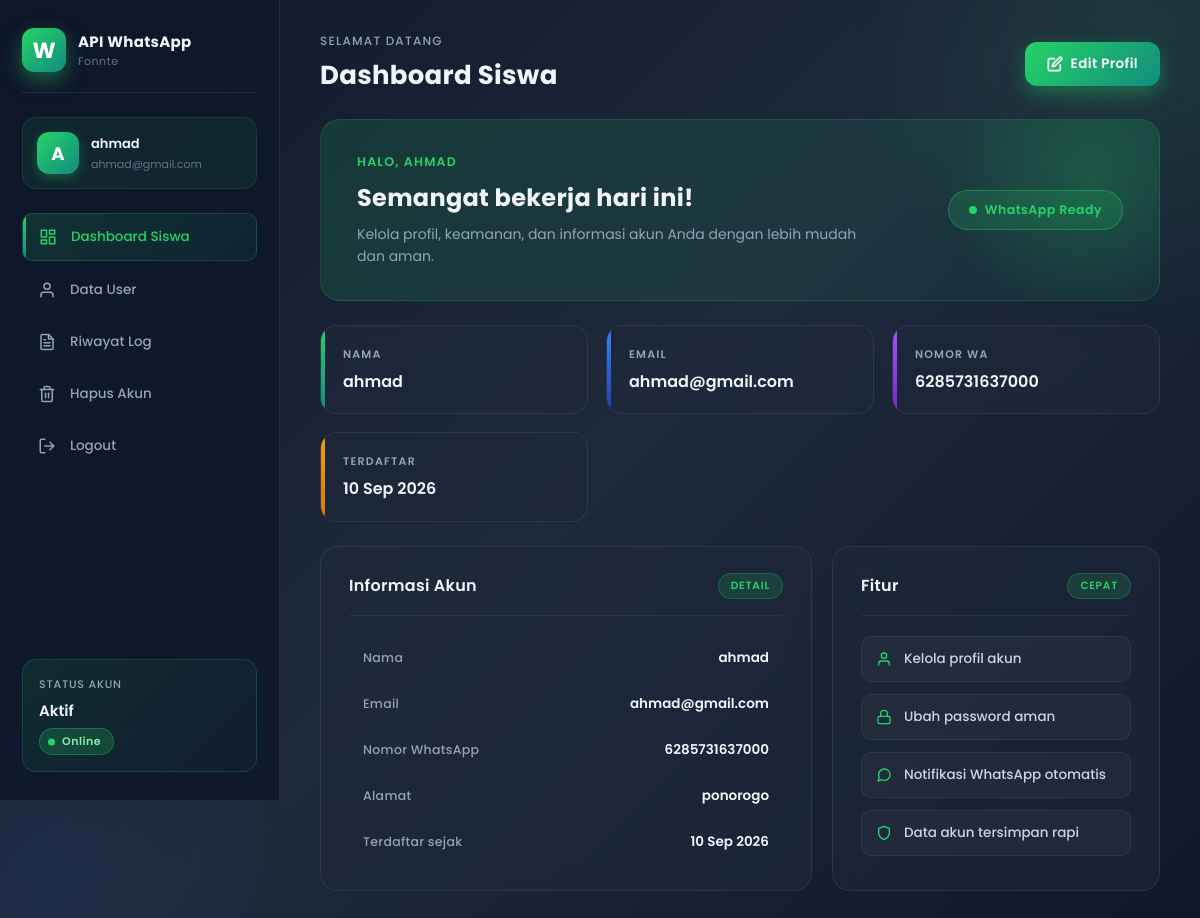
The page /fonnte3/user-dashboard.php (signed in) on the database its author committed.
### tables this page shows
CREATE TABLE `users` (
  `id` int(11) NOT NULL,
  `nama` varchar(100) NOT NULL,
  `email` varchar(150) NOT NULL,
  `no_hp` varchar(20) NOT NULL,
  `alamat` text NOT NULL,
  `password` varchar(255) NOT NULL,
  `created_at` timestamp NOT NULL DEFAULT current_timestamp()
);

### fonnte3/user-dashboard.php (the view, shortened to what this page needs)
<?php
require_once __DIR__ . '/config/database.php';
$stmt = $pdo->prepare('SELECT id, nama, email, no_hp, alamat, created_at FROM users WHERE id = :id');
$stmt->execute(['id' => $_SESSION['user_id']]);
$user = $stmt->fetch();
$created = date('d M Y', strtotime($user['created_at']));
?>
<!DOCTYPE html>
<html lang="id">
<head>
</head>
<body class="user-body">
<div class="user-shell">
  <aside class="sidebar">
    <div class="brand-wrap">
      <div class="brand-mark">W</div>
      <div>
        <div class="brand-title">API WhatsApp</div>
        <div class="brand-subtitle">Fonnte</div>
      </div>
    </div>
    <div class="profile-mini">
      <div class="avatar"><?= strtoupper(substr($user['nama'], 0, 1)) ?></div>
      <div>
        <strong><?= htmlspecialchars($user['nama']) ?></strong>
        <small><?= htmlspecialchars($user['email']) ?></small>
      </div>
    </div>
    <nav class="sidebar-nav">
      <a href="user-dashboard.php" class="active">
        <span>
          <svg viewBox="0 0 24 24" fill="none" stroke="currentColor" stroke-width="2" stroke-linecap="round" stroke-linejoin="round">
            <rect x="3" y="3" width="7" height="9"></rect>
            <rect x="14" y="3" width="7" height="5"></rect>
            <rect x="14" y="12" width="7" height="9"></rect>
            <rect x="3" y="16" width="7" height="5"></rect>
          </svg>
        </span>
        Dashboard Siswa
      </a>
      <a href="user-data.php">
        <span>
          <svg viewBox="0 0 24 24" fill="none" stroke="currentColor" stroke-width="2" stroke-linecap="round" stroke-linejoin="round">
            <path d="M20 21v-2a4 4 0 0 0-4-4H8a4 4 0 0 0-4 4v2"></path>
            <circle cx="12" cy="7" r="4"></circle>
          </svg>
        </span>
        Data User
      </a>
      <a href="user-log.php">
        <span>
        </span>
        Riwayat Log
      </a>
      <a href="user-delete-account.php">
        <span>
        </span>
        Hapus Akun
      </a>
      <a href="user-logout.php">
        <span>
          <svg viewBox="0 0 24 24" fill="none" stroke="currentColor" stroke-width="2" stroke-linecap="round" stroke-linejoin="round">
            <path d="M9 21H5a2 2 0 0 1-2-2V5a2 2 0 0 1 2-2h4"></path>
            <polyline points="16 17 21 12 16 7"></polyline>
            <line x1="21" y1="12" x2="9" y2="12"></line>
          </svg>
        </span>
        Logout
      </a>
    </nav>
    <div class="sidebar-card">
      <small>Status Akun</small>
      <strong>Aktif</strong>
      <span class="status-pill success">Online</span>
    </div>
  </aside>
  <main class="user-main">
    <header class="topbar">
      <div>
        <p class="eyebrow">Selamat datang</p>
        <h1>Dashboard Siswa</h1>
      </div>
      <a href="user-data.php" class="modern-btn primary">
        <svg viewBox="0 0 24 24" fill="none" stroke="currentColor" stroke-linecap="round" stroke-linejoin="round">
          <path d="M11 4H4a2 2 0 0 0-2 2v14a2 2 0 0 0 2 2h14a2 2 0 0 0 2-2v-7"></path>
          <path d="M18.5 2.5a2.121 2.121 0 0 1 3 3L12 15l-4 1 1-4 9.5-9.5z"></path>
        </svg>
        Edit Profil
      </a>
    </header>
    <section class="welcome-card">
      <div>
        <p class="eyebrow accent">Halo, <?= htmlspecialchars($user['nama']) ?></p>
        <h2>Semangat bekerja hari ini!</h2>
        <p>Kelola profil, keamanan, dan informasi akun Anda dengan lebih mudah dan aman.</p>
      </div>
      <div class="welcome-badge">WhatsApp Ready</div>
    </section>
    <section class="stats-grid">
      <article class="stat-card stat-green">
        <span class="stat-label">Nama</span>
        <strong><?= htmlspecialchars($user['nama']) ?></strong>
      </article>
      <article class="stat-card stat-blue">
        <span class="stat-label">Email</span>
        <strong><?= htmlspecialchars($user['email']) ?></strong>
      </article>
      <article class="stat-card stat-purple">
        <span class="stat-label">Nomor WA</span>
        <strong><?= htmlspecialchars($user['no_hp']) ?></strong>
      </article>
      <article class="stat-card stat-orange">
        <span class="stat-label">Terdaftar</span>
        <strong><?= htmlspecialchars($created) ?></strong>
      </article>
    </section>
    <section class="content-grid">
      <article class="panel panel-info">
        <div class="panel-header">
          <h3>Informasi Akun</h3>
          <span class="mini-tag">Detail</span>
        </div>
        <div class="info-list">
          <div><span>Nama</span><strong><?= htmlspecialchars($user['nama']) ?></strong></div>
          <div><span>Email</span><strong><?= htmlspecialchars($user['email']) ?></strong></div>
          <div><span>Nomor WhatsApp</span><strong><?= htmlspecialchars($user['no_hp']) ?></strong></div>
          <div><span>Alamat</span><strong><?= htmlspecialchars($user['alamat']) ?></strong></div>
          <div><span>Terdaftar sejak</span><strong><?= htmlspecialchars($created) ?></strong></div>
        </div>
      </article>
      <article class="panel panel-quick">
        <div class="panel-header">
          <h3>Fitur</h3>
          <span class="mini-tag">Cepat</span>
        </div>
        <ul class="feature-list">
          <li>
            <svg viewBox="0 0 24 24" fill="none" stroke="currentColor" stroke-width="2" stroke-linecap="round" stroke-linejoin="round">
              <path d="M20 21v-2a4 4 0 0 0-4-4H8a4 4 0 0 0-4 4v2"></path>
              <circle cx="12" cy="7" r="4"></circle>
            </svg>
            Kelola profil akun
          </li>
          <li>
            <svg viewBox="0 0 24 24" fill="none" stroke="currentColor" stroke-width="2" stroke-linecap="round" stroke-linejoin="round">
              <rect x="3" y="11" width="18" height="11" rx="2" ry="2"></rect>
              <path d="M7 11V7a5 5 0 0 1 10 0v4"></path>
            </svg>
            Ubah password aman
          </li>
          <li>
            Notifikasi WhatsApp otomatis
          </li>
          <li>
            <svg viewBox="0 0 24 24" fill="none" stroke="currentColor" stroke-width="2" stroke-linecap="round" stroke-linejoin="round">
              <path d="M12 22s8-4 8-10V5l-8-3-8 3v7c0 6 8 10 8 10z"></path>
            </svg>
            Data akun tersimpan rapi
          </li>
        </ul>
      </article>
    </section>
  </main>
</div>
</body>
</html>

### rows shown on the page
users: nama "A", nama "ahmad", email "ahmad@gmail.com", nama "AHMAD", no_hp "6285731637000", created_at "10 Sep 2026", alamat "ponorogo"
